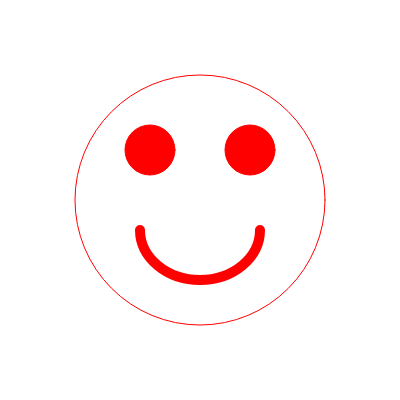
Frame 1 (no input)
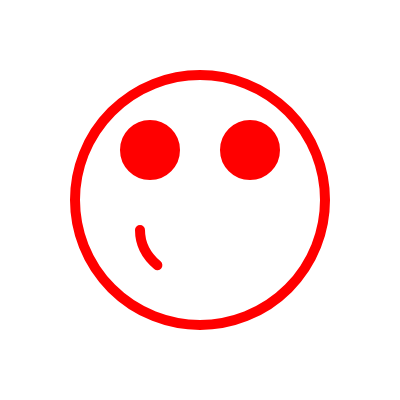
Frame 60 (no input)
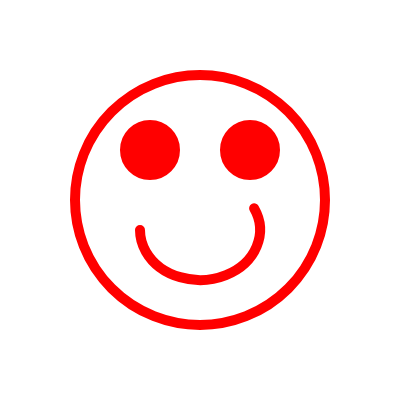
Frame 120 (the mouse pressed at the canvas centre since frame 60)

The p5.js sketch that drew these frames (run headless with seeded random() and noise() and a simulated clock; from frame 60 on, the mouse is pressed at the canvas centre):

// p5.js sketch
// ── sketch.js

let i = 0;
function setup() {

createCanvas (400, 400)

}



function draw() {
  background(255); // Grey background

  //Face
  fill(255); // white fill for head
  stroke(255, 0, 0); // r, g, b
  circle(200, 200, 250)

  // eyes
  fill(255, 0, 0); // r, g, b
  circle(150, 150, 50); // left eye
  circle(250, 150, 50) // right eye
 
 
 
  // smile
  stroke(255, 0, 0); // red color for the stroke
  strokeWeight(10); // the thickness of the circle
  noFill(); // I discovered I dont actually need fill for the arc/smile
  arc(width / 2, height / 2 + 30 , 120, 100, i, PI); // smile
   
  


  //Increment i

  i = i+1;
}
